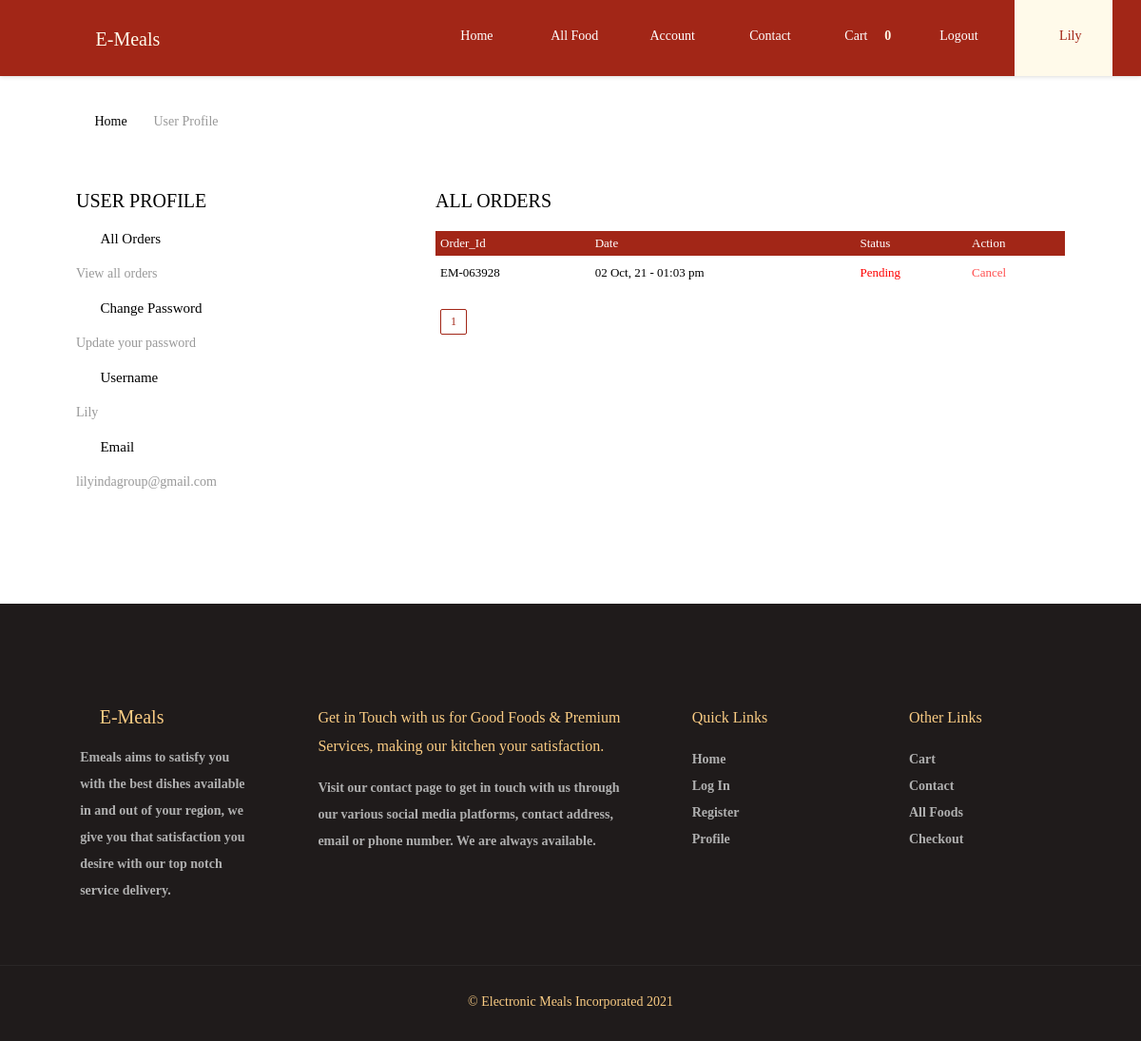
The page /profile.php (signed in) on the database its author committed.
### tables this page shows
CREATE TABLE `guest_table` (
  `id` int(11) NOT NULL,
  `username` varchar(255) NOT NULL,
  `email` varchar(255) NOT NULL,
  `password` varchar(255) NOT NULL,
  `created` timestamp NOT NULL DEFAULT CURRENT_TIMESTAMP
);

CREATE TABLE `order_table` (
  `id` int(11) NOT NULL,
  `order_id` varchar(255) NOT NULL,
  `fname` varchar(255) NOT NULL,
  `lname` varchar(255) NOT NULL,
  `address` varchar(255) NOT NULL,
  `state` varchar(255) NOT NULL,
  `email` varchar(255) NOT NULL,
  `phone` varchar(255) NOT NULL,
  `status` varchar(255) NOT NULL,
  `username` varchar(255) NOT NULL,
  `time` timestamp NOT NULL DEFAULT CURRENT_TIMESTAMP,
  `special_notes` varchar(255) NOT NULL
);

### profile.php (the view, shortened to what this page needs)
<?php
include_once('includes/connection.php');
include_once('includes/functions.php');
?>
<!DOCTYPE html>
<html lang="en">
<head>
    <?php include_once('includes/css_links.php')?>
</head>
<body>
        <div class='header-menu'>
            <div class='header-logo wow fadeInLeft'>
                <h2><a href="index.html"><i class="fas fa-hamburger"></i> E-Meals</a></h2>
            </div>
            <div class="menu">
                <ul>
                    <li><a href="index.php" class='links'>Home</a></li>
                    <li><a href="store.php" class='links'>All Food</a></li>
                    <li><a href="account.php" class='links'>Account</a></li>
                    <li><a href="contact.php" class='links'>Contact</a></li>
                    <li><a href="cart.php" class='links'>Cart <i class="fas fa-shopping-cart"> <?php echo cart_num_display(); ?></i></a></li>
                    <?php display_logout_link(); ?>
                    <?php username_display(); ?>
                </ul>
            </div>
        </div>
    <div class="contact-container">
        <div class="backlink wow fadeInLeft">
            <a href="index.php"><i class="fas fa-home"></i> Home</a>
            <span><i class="fas fa-angle-right"></i> User Profile</span>
        </div>
        <div class="contact-box">
            <div class="contact-box-heading wow bounceInDown">USER PROFILE</div>
            <div class="contact-box-holder wow fadeInLeft" data-wow-delay='.5s'>
                <div class="title"><i class='fas fa-cart-plus'></i> <a href="profile.php" class='main-title'>All Orders</a></div>
                <div class="main-content">
                    View all orders
                </div>
            </div>
            <div class="contact-box-holder wow fadeInLeft" data-wow-delay='.5s'>
                <div class="title"><i class='fas fa-lock'></i> <a href="profile.php?action=edit_user" class='main-title'>Change Password</a></div>
                <div class="main-content">
                    Update your password
                </div>
            </div>
            <div class="contact-box-holder wow fadeInLeft" data-wow-delay='.5s'>
                <div class="title"><i class='fas fa-user'></i> <span class='main-title'>Username</span></div>
                <div class="main-content" style="text-transform:capitalize">
                    <?php
                        $select = mysqli_query($db, "SELECT * FROM guest_table WHERE email = '{$_SESSION['email']}'");
                        $selected = mysqli_fetch_assoc($select);
                        echo $selected['username'];
                    ?>
                </div>
            </div>
            <div class="contact-box-holder wow fadeInLeft" data-wow-delay='.5s'>
                <div class="title"><i class='fas fa-envelope'></i> <span class='main-title'>Email</span></div>
                <div class="main-content"><?php echo $_SESSION['email']; ?></div>
            </div>
        </div>
        <div class="contact-box wow fadeInRight">
            <?php
                if(!isset($_GET['action'])){
            ?>
            <div class="contact-box-heading wow bounceInDown">ALL ORDERS</div>
            <div class="table-container">
                <table>
                    <tr>
                       <th>Order_Id</th>
                       <th>Date</th>
                       <th>Status</th>
                       <th>Action</th>
                    </tr>
                    <?php
                        if(isset($_GET['page']) && $_GET['page'] != ""){
                            $page = $_GET['page'];
                         }else{
                            $page = 1;
                         }
                         $results_per_page = 6;
                         $offset = ($page - 1) * $results_per_page;
                        $logged_email = $_SESSION['email'];
                        $select = mysqli_query($db, "SELECT * FROM order_table WHERE email = '$logged_email' LIMIT $offset, $results_per_page");
                        $num = mysqli_num_rows($select);
                        if($num > 0){
                            foreach($select as $selected){
                    ?>
                    <tr>
                        <td>EM-<?php echo $selected['order_id'];?></td>
                        <td><?php echo date('d M, y - h:i a', strtotime($selected['time']));?></td>
                        <td>
                            <?php
                              if($selected['status'] == 'confirmed'){
                                  echo "<a href='profile.php?action=order&id={$selected['order_id']}' style='color: green;'>Confirmed</a>";
                              }elseif($selected['status'] == 'pending'){
                                  echo "<a href='profile.php?action=order&id={$selected['order_id']}' style='color: red;'>Pending</a>";
                              }elseif($selected['status'] == 'cancelled'){
                                  echo "<a style='color: #222;'>Cancelled</a>";
                              }
                            ?>
                        </td>
                       <td>
                           <?php
                              if($selected['status'] == 'pending'){
                            ?>
                           <a href="cancel.php?action=del&id=<?php echo $selected['order_id'];?>" onclick="return confirm('Are you sure you want to cancel this order?')">Cancel</a>
                           <?php
                              }else{
                                  echo "Closed";
                              }
                            ?>
                        </td>
                    </tr>
                    <?php
                      }
                        }else{
                    ?>
                    <tr>
                       <td colspan="5" style="padding: 20px 0">You haven't placed any orders yet!</td>
                    </tr>
                    <?php
                        }
                    ?>
                </table>
                <div class="pagination">
                    <ul>
                        <?php include_once('includes/profile_table_pagination.php'); ?>
                    </ul>
                </div>
            </div>
            <?php
                }
            ?>
        </div>
    </div>
    <?php include_once('includes/footer.php'); ?>
</body>
</html>

### includes/functions.php (shortened to what this page needs)
<?php
function cart_num_display(){
    if(!empty($total_quantity)){
        echo $total_quantity;
    }else{
        echo 0;
    }
}
function username_display(){
    global $db;
    if(isset($_SESSION['email'])){
        $user_email = $_SESSION['email'];
        $select = mysqli_query($db, "SELECT * FROM guest_table WHERE email = '$user_email'");
        $selected = mysqli_fetch_array($select);
        echo "<li style='text-transform:capitalize'><a class='links' id='active' href='profile.php'><i class='fas fa-user'></i> {$selected['username']}</a></li>";
    }
}
function display_logout_link(){
    if(isset($_SESSION['email'])){
        echo "<li><a href='logout.php' class='links'>Logout <i class='fas fa-sign-out-alt'></i></a></li>";
    }
}
?>

### css/all.css (style rules this page uses)
.fa, .fas, .far, .fal, .fab { -moz-osx-font-smoothing: grayscale; -webkit-font-smoothing: antialiased; display: inline-block; font-style: normal; font-variant: normal; text-rendering: auto; line-height: 1; }
.fa-angle-right:before { content: "\f105"; }
.fa-cart-plus:before { content: "\f217"; }
.fa-envelope:before { content: "\f0e0"; }
.fa-hamburger:before { content: "\f805"; }
.fa-home:before { content: "\f015"; }
.fa-lock:before { content: "\f023"; }
.fa-shopping-cart:before { content: "\f07a"; }
.fa-sign-out-alt:before { content: "\f2f5"; }
.fa-user:before { content: "\f007"; }
.fa, .fas { font-family: 'Font Awesome 5 Free'; font-weight: 900; }

### rows shown on the page
guest_table: username "Lily"
order_table: order "063928", time "02 Oct, 21 - 01:03 pm"

### other values the page prints
$_SESSION['email'] "lilyindagroup@gmail.com"
